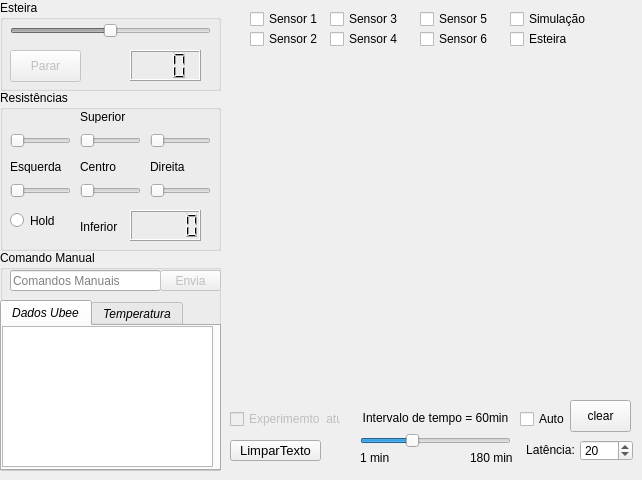
    <widget class="QWidget" name="tab">
     <attribute name="title">
      <string>Manual</string>
     </attribute>
     <widget class="QGroupBox" name="groupBox_4">
      <property name="geometry">
       <rect>
        <x>0</x>
        <y>0</y>
        <width>221</width>
        <height>91</height>
       </rect>
      </property>
      <property name="title">
       <string>Esteira</string>
      </property>
      <widget class="QSlider" name="horizontalSlider">
       <property name="enabled">
        <bool>false</bool>
       </property>
       <property name="geometry">
        <rect>
         <x>10</x>
         <y>20</y>
         <width>201</width>
         <height>22</height>
        </rect>
       </property>
       <property name="minimum">
        <number>-100</number>
       </property>
       <property name="maximum">
        <number>100</number>
       </property>
       <property name="orientation">
        <enum>Qt::Horizontal</enum>
       </property>
      </widget>
      <widget class="QLCDNumber" name="lcdNumber_7">
       <property name="geometry">
        <rect>
         <x>130</x>
         <y>50</y>
         <width>71</width>
         <height>31</height>
        </rect>
       </property>
       <property name="digitCount">
        <number>3</number>
       </property>
      </widget>
      <widget class="QPushButton" name="pushButton_4">
       <property name="enabled">
        <bool>false</bool>
       </property>
       <property name="geometry">
        <rect>
         <x>10</x>
         <y>50</y>
         <width>71</width>
         <height>32</height>
        </rect>
       </property>
       <property name="text">
        <string>Parar</string>
       </property>
      </widget>
     </widget>
     <widget class="QGroupBox" name="groupBox_5">
      <property name="geometry">
       <rect>
        <x>0</x>
        <y>90</y>
        <width>221</width>
        <height>161</height>
       </rect>
      </property>
      <property name="title">
       <string>Resistências</string>
      </property>
      <widget class="QSlider" name="horizontalSlider_r06">
       <property name="enabled">
        <bool>false</bool>
       </property>
       <property name="geometry">
        <rect>
         <x>150</x>
         <y>90</y>
         <width>61</width>
         <height>21</height>
        </rect>
       </property>
       <property name="maximum">
        <number>100</number>
       </property>
       <property name="singleStep">
        <number>1</number>
       </property>
       <property name="orientation">
        <enum>Qt::Horizontal</enum>
       </property>
       <property name="tickPosition">
        <enum>QSlider::NoTicks</enum>
       </property>
       <property name="tickInterval">
        <number>100</number>
       </property>
      </widget>
      <widget class="QSlider" name="horizontalSlider_r02">
       <property name="enabled">
        <bool>false</bool>
       </property>
       <property name="geometry">
        <rect>
         <x>10</x>
         <y>90</y>
         <width>61</width>
         <height>21</height>
        </rect>
       </property>
       <property name="maximum">
        <number>100</number>
       </property>
       <property name="singleStep">
        <number>1</number>
       </property>
       <property name="pageStep">
        <number>1</number>
       </property>
       <property name="orientation">
        <enum>Qt::Horizontal</enum>
       </property>
      </widget>
      <widget class="QSlider" name="horizontalSlider_r03">
       <property name="enabled">
        <bool>false</bool>
       </property>
       <property name="geometry">
        <rect>
         <x>80</x>
         <y>40</y>
         <width>61</width>
         <height>21</height>
        </rect>
       </property>
       <property name="maximum">
        <number>100</number>
       </property>
       <property name="singleStep">
        <number>1</number>
       </property>
       <property name="orientation">
        <enum>Qt::Horizontal</enum>
       </property>
      </widget>
      <widget class="QSlider" name="horizontalSlider_r01">
       <property name="enabled">
        <bool>false</bool>
       </property>
       <property name="geometry">
        <rect>
         <x>10</x>
         <y>40</y>
         <width>61</width>
         <height>21</height>
        </rect>
       </property>
       <property name="maximum">
        <number>100</number>
       </property>
       <property name="singleStep">
        <number>1</number>
       </property>
       <property name="pageStep">
        <number>1</number>
       </property>
       <property name="orientation">
        <enum>Qt::Horizontal</enum>
       </property>
      </widget>
      <widget class="QSlider" name="horizontalSlider_r04">
       <property name="enabled">
        <bool>false</bool>
       </property>
       <property name="geometry">
        <rect>
         <x>80</x>
         <y>90</y>
         <width>61</width>
         <height>21</height>
        </rect>
       </property>
       <property name="maximum">
        <number>100</number>
       </property>
       <property name="singleStep">
        <number>1</number>
       </property>
       <property name="pageStep">
        <number>1</number>
       </property>
       <property name="value">
        <number>0</number>
       </property>
       <property name="sliderPosition">
        <number>0</number>
       </property>
       <property name="orientation">
        <enum>Qt::Horizontal</enum>
       </property>
      </widget>
      <widget class="QSlider" name="horizontalSlider_r05">
       <property name="enabled">
        <bool>false</bool>
       </property>
       <property name="geometry">
        <rect>
         <x>150</x>
         <y>40</y>
         <width>61</width>
         <height>21</height>
        </rect>
       </property>
       <property name="maximum">
        <number>100</number>
       </property>
       <property name="singleStep">
        <number>1</number>
       </property>
       <property name="orientation">
        <enum>Qt::Horizontal</enum>
       </property>
      </widget>
      <widget class="QLabel" name="label_4">
       <property name="geometry">
        <rect>
         <x>80</x>
         <y>20</y>
         <width>56</width>
         <height>13</height>
        </rect>
       </property>
       <property name="text">
        <string>Superior</string>
       </property>
      </widget>
      <widget class="QLabel" name="label_5">
       <property name="geometry">
        <rect>
         <x>80</x>
         <y>130</y>
         <width>56</width>
         <height>13</height>
        </rect>
       </property>
       <property name="text">
        <string>Inferior</string>
       </property>
      </widget>
      <widget class="QLabel" name="label_6">
       <property name="geometry">
        <rect>
         <x>10</x>
         <y>70</y>
         <width>56</width>
         <height>13</height>
        </rect>
       </property>
       <property name="text">
        <string>Esquerda</string>
       </property>
      </widget>
      <widget class="QLabel" name="label_7">
       <property name="geometry">
        <rect>
         <x>80</x>
         <y>70</y>
         <width>56</width>
         <height>13</height>
        </rect>
       </property>
       <property name="text">
        <string>Centro</string>
       </property>
      </widget>
      <widget class="QLabel" name="label_8">
       <property name="geometry">
        <rect>
         <x>150</x>
         <y>70</y>
         <width>56</width>
         <height>13</height>
        </rect>
       </property>
       <property name="text">
        <string>Direita</string>
       </property>
      </widget>
      <widget class="QLCDNumber" name="lcdNumber_8">
       <property name="geometry">
        <rect>
         <x>130</x>
         <y>120</y>
         <width>71</width>
         <height>31</height>
        </rect>
       </property>
      </widget>
      <widget class="QRadioButton" name="radioButton">
       <property name="geometry">
        <rect>
         <x>10</x>
         <y>120</y>
         <width>82</width>
         <height>21</height>
        </rect>
       </property>
       <property name="text">
        <string>Hold</string>
       </property>
      </widget>
     </widget>
     <widget class="QGroupBox" name="groupBox_6">
      <property name="geometry">
       <rect>
        <x>0</x>
        <y>250</y>
        <width>221</width>
        <height>221</height>
       </rect>
      </property>
      <property name="title">
       <string>Comando Manual</string>
      </property>
      <widget class="QLineEdit" name="lineEdit">
       <property name="geometry">
        <rect>
         <x>10</x>
         <y>20</y>
         <width>151</width>
         <height>21</height>
        </rect>
       </property>
       <property name="inputMask">
        <string/>
       </property>
       <property name="text">
        <string/>
       </property>
       <property name="placeholderText">
        <string>Comandos Manuais</string>
       </property>
      </widget>
      <widget class="QTabWidget" name="tabWidget_2">
       <property name="geometry">
        <rect>
         <x>0</x>
         <y>50</y>
         <width>221</width>
         <height>171</height>
        </rect>
       </property>
       <property name="font">
        <font>
         <family>Helvetica</family>
         <pointsize>9</pointsize>
         <italic>true</italic>
        </font>
       </property>
       <property name="currentIndex">
        <number>0</number>
       </property>
       <widget class="QWidget" name="tab_4">
        <attribute name="title">
         <string>Dados Ubee</string>
        </attribute>
        <widget class="QTextEdit" name="textEdit">
         <property name="geometry">
          <rect>
           <x>0</x>
           <y>0</y>
           <width>211</width>
           <height>141</height>
          </rect>
         </property>
         <property name="font">
          <font>
           <family>Helvetica</family>
           <pointsize>9</pointsize>
           <italic>true</italic>
          </font>
         </property>
        </widget>
       </widget>
       <widget class="QWidget" name="tab_5">
        <attribute name="title">
         <string>Temperatura</string>
        </attribute>
        <widget class="QTextEdit" name="textEdit_2">
         <property name="geometry">
          <rect>
           <x>0</x>
           <y>0</y>
           <width>211</width>
           <height>141</height>
          </rect>
         </property>
         <property name="font">
          <font>
           <pointsize>8</pointsize>
          </font>
         </property>
        </widget>
       </widget>
      </widget>
      <widget class="QPushButton" name="pushButton_6">
       <property name="enabled">
        <bool>false</bool>
       </property>
       <property name="geometry">
        <rect>
         <x>160</x>
         <y>20</y>
         <width>61</width>
         <height>21</height>
        </rect>
       </property>
       <property name="text">
        <string>Envia</string>
       </property>
      </widget>
     </widget>
     <widget class="matplotlibWidget" name="widget" native="true">
      <property name="enabled">
       <bool>false</bool>
      </property>
      <property name="geometry">
       <rect>
        <x>230</x>
        <y>50</y>
        <width>391</width>
        <height>351</height>
       </rect>
      </property>
     </widget>
     <widget class="QCheckBox" name="checkBox">
      <property name="geometry">
       <rect>
        <x>250</x>
        <y>10</y>
        <width>85</width>
        <height>18</height>
       </rect>
      </property>
      <property name="text">
       <string>Sensor 1</string>
      </property>
     </widget>
     <widget class="QCheckBox" name="checkBox_2">
      <property name="geometry">
       <rect>
        <x>250</x>
        <y>30</y>
        <width>85</width>
        <height>18</height>
       </rect>
      </property>
      <property name="text">
       <string>Sensor 2</string>
      </property>
     </widget>
     <widget class="QCheckBox" name="checkBox_3">
      <property name="geometry">
       <rect>
        <x>330</x>
        <y>30</y>
        <width>85</width>
        <height>18</height>
       </rect>
      </property>
      <property name="text">
       <string>Sensor 4</string>
      </property>
     </widget>
     <widget class="QCheckBox" name="checkBox_4">
      <property name="geometry">
       <rect>
        <x>330</x>
        <y>10</y>
        <width>85</width>
        <height>18</height>
       </rect>
      </property>
      <property name="text">
       <string>Sensor 3</string>
      </property>
     </widget>
     <widget class="QCheckBox" name="checkBox_5">
      <property name="geometry">
       <rect>
        <x>420</x>
        <y>30</y>
        <width>85</width>
        <height>18</height>
       </rect>
      </property>
      <property name="text">
       <string>Sensor 6</string>
      </property>
     </widget>
     <widget class="QCheckBox" name="checkBox_6">
      <property name="geometry">
       <rect>
        <x>420</x>
        <y>10</y>
        <width>85</width>
        <height>18</height>
       </rect>
      </property>
      <property name="text">
       <string>Sensor 5</string>
      </property>
     </widget>
     <widget class="QCheckBox" name="checkBox_8">
      <property name="geometry">
       <rect>
        <x>510</x>
        <y>10</y>
        <width>85</width>
        <height>18</height>
       </rect>
      </property>
      <property name="text">
       <string>Simulação</string>
      </property>
     </widget>
     <widget class="QCheckBox" name="checkBox_7">
      <property name="geometry">
       <rect>
        <x>510</x>
        <y>30</y>
        <width>85</width>
        <height>18</height>
       </rect>
      </property>
      <property name="text">
       <string>Esteira</string>
      </property>
     </widget>
     <widget class="QSlider" name="horizontalSlider_8">
      <property name="geometry">
       <rect>
        <x>360</x>
        <y>430</y>
        <width>151</width>
        <height>21</height>
       </rect>
      </property>
      <property name="minimum">
       <number>1</number>
      </property>
      <property name="maximum">
       <number>180</number>
      </property>
      <property name="value">
       <number>60</number>
      </property>
      <property name="orientation">
       <enum>Qt::Horizontal</enum>
      </property>
     </widget>
     <widget class="QLabel" name="label_9">
      <property name="geometry">
       <rect>
        <x>360</x>
        <y>410</y>
        <width>151</width>
        <height>16</height>
       </rect>
      </property>
      <property name="text">
       <string>Intervalo de tempo = 60min</string>
      </property>
      <property name="alignment">
       <set>Qt::AlignCenter</set>
      </property>
     </widget>
     <widget class="QLabel" name="label_10">
      <property name="geometry">
       <rect>
        <x>360</x>
        <y>450</y>
        <width>41</width>
        <height>16</height>
       </rect>
      </property>
      <property name="text">
       <string>1 min</string>
      </property>
     </widget>
     <widget class="QLabel" name="label_11">
      <property name="geometry">
       <rect>
        <x>470</x>
        <y>450</y>
        <width>51</width>
        <height>16</height>
       </rect>
      </property>
      <property name="text">
       <string>180 min</string>
      </property>
     </widget>
     <widget class="QCheckBox" name="checkBox_14">
      <property name="enabled">
       <bool>true</bool>
      </property>
      <property name="geometry">
       <rect>
        <x>520</x>
        <y>410</y>
        <width>51</width>
        <height>18</height>
       </rect>
      </property>
      <property name="text">
       <string>Auto</string>
      </property>
      <property name="checked">
       <bool>false</bool>
      </property>
     </widget>
     <widget class="QLabel" name="label_16">
      <property name="geometry">
       <rect>
        <x>520</x>
        <y>440</y>
        <width>61</width>
        <height>20</height>
       </rect>
      </property>
      <property name="text">
       <string>Latência:</string>
      </property>
      <property name="alignment">
       <set>Qt::AlignCenter</set>
      </property>
     </widget>
     <widget class="QSpinBox" name="spinBox_4">
      <property name="geometry">
       <rect>
        <x>580</x>
        <y>440</y>
        <width>53</width>
        <height>21</height>
       </rect>
      </property>
      <property name="minimum">
       <number>1</number>
      </property>
      <property name="singleStep">
       <number>1</number>
      </property>
      <property name="value">
       <number>20</number>
      </property>
     </widget>
     <widget class="QPushButton" name="pushButton_7">
      <property name="geometry">
       <rect>
        <x>230</x>
        <y>440</y>
        <width>91</width>
        <height>21</height>
       </rect>
      </property>
      <property name="font">
       <font>
        <pointsize>10</pointsize>
       </font>
      </property>
      <property name="text">
       <string>LimparTexto</string>
      </property>
     </widget>
     <widget class="QCheckBox" name="checkBox_20">
      <property name="enabled">
       <bool>false</bool>
      </property>
      <property name="geometry">
       <rect>
        <x>230</x>
        <y>410</y>
        <width>111</width>
        <height>18</height>
       </rect>
      </property>
      <property name="text">
       <string>Experimemto  atual</string>
      </property>
      <property name="checked">
       <bool>false</bool>
      </property>
     </widget>
     <widget class="QPushButton" name="pushButton_18">
      <property name="geometry">
       <rect>
        <x>570</x>
        <y>400</y>
        <width>61</width>
        <height>32</height>
       </rect>
      </property>
      <property name="text">
       <string>clear</string>
      </property>
     </widget>
    </widget>
